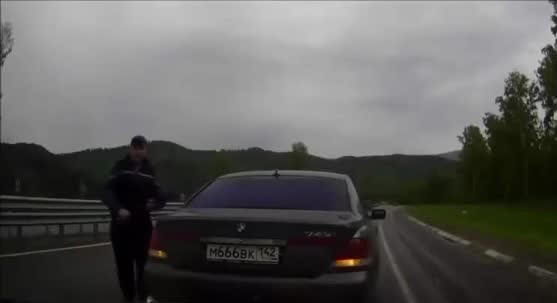
#> input picture Tugas OpenCV (Khusus Vision)/Resource/rusianplate1.jpg, 557 x 303 px
$ python opencv.py
#> lines starting #> are read from the running program, lines starting #| are printed output that depends on the picture; after the words box and inside, x2 and y2 are one past the last pixel; in counts of white or black regions, pixels touching at a corner belong together
import cv2
import os
from matplotlib import pyplot as plt

os.chdir("E:\ROBOTIIK\Learning-Week-Programming-2023\Tugas OpenCV (Khusus Vision)")


img_first = cv2.imread('./Resource/rusianplate1.jpg')
#> img_first is the input picture: shape (303, 557, 3); mean B, G, R 90.1, 92, 92.5
img_second = cv2.imread('./Resource/rusianplate2.jpg')
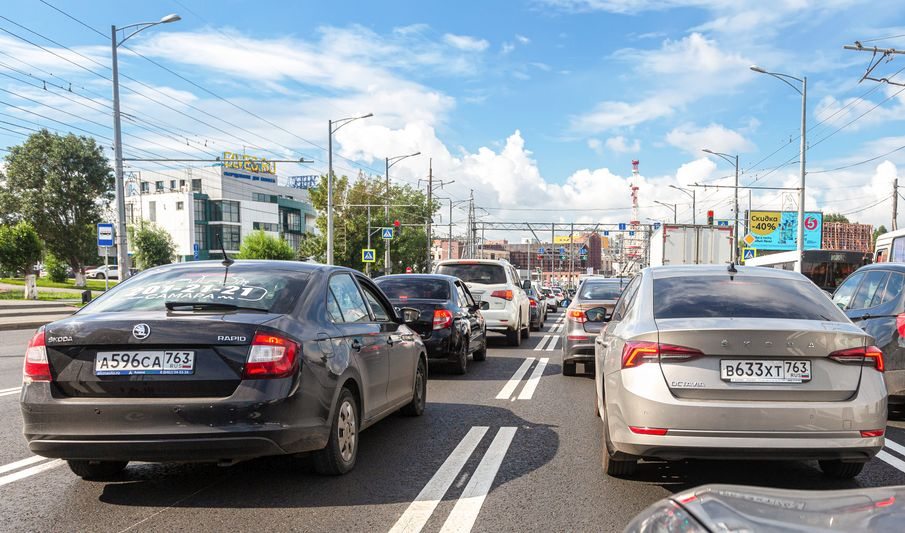
#> input picture Tugas OpenCV (Khusus Vision)/Resource/rusianplate2.jpg, 905 x 533 px
#> img_second is the input picture: shape (533, 905, 3); mean B, G, R 158.8, 151.9, 142.6


plate_cascade = cv2.CascadeClassifier('./haarcascade github/haarcascade_russian_plate_number.xml')


gray = cv2.cvtColor(img_first, cv2.COLOR_BGR2GRAY)
gray_second = cv2.cvtColor(img_second, cv2.COLOR_BGR2GRAY)
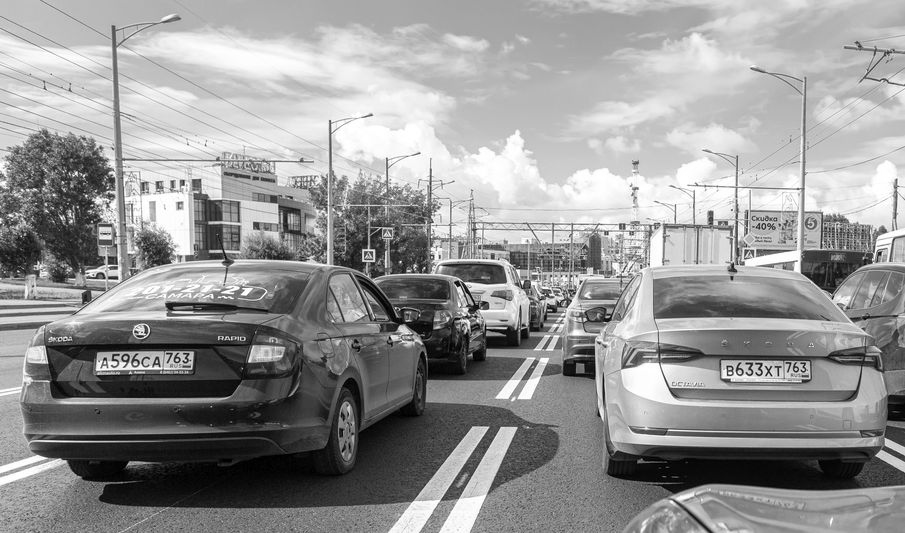
#> gray_second: shape (533, 905); min 0, max 255, mean 149.9


plates_first = plate_cascade.detectMultiScale(gray, scaleFactor=1.1, minNeighbors=5)
#> plates_first = [[195, 235, 100, 33]]
plates_second = plate_cascade.detectMultiScale(gray_second, scaleFactor=1.1, minNeighbors=5)
#> plates_second = [[78, 339, 126, 42], [691, 348, 131, 44], [707, 340, 176, 59]]


for (x, y, w, h) in plates_first:
    plate = img_first[y:y+h, x:x+w]
    blurred_plate = cv2.GaussianBlur(plate, (35,35), 0)
    img_first[y:y+h, x:x+w] = blurred_plate
#> this loop made 1 pass
#> pass 1, `blurred_plate = cv2.GaussianBlur(plate, (35,35), 0)`:
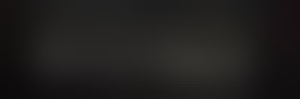
#> blurred_plate: shape (33, 100, 3) (shown 3 times larger); mean B, G, R 29.5, 30.3, 31.9
#> after the loop: img_first: shape (303, 557, 3); 1.93% of pixels changed, all inside (x1, y1, x2, y2) = (195, 235, 295, 268)

for (x, y, w, h) in plates_second:
    plate = img_second[y:y+h, x:x+w]
    blurred_plate = cv2.GaussianBlur(plate, (35,35), 0)
    img_second[y:y+h, x:x+w] = blurred_plate
#> this loop made 3 passes
#> pass 1, `blurred_plate = cv2.GaussianBlur(plate, (35,35), 0)`:
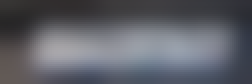
#> blurred_plate: shape (42, 126, 3) (shown 2 times larger); mean B, G, R 104.1, 96.2, 94.1
#> pass 2, `blurred_plate = cv2.GaussianBlur(plate, (35,35), 0)`:
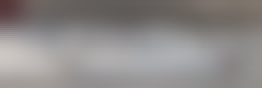
#> blurred_plate: shape (44, 131, 3) (shown 2 times larger); mean B, G, R 136.6, 137.5, 141.2
#> after the loop:
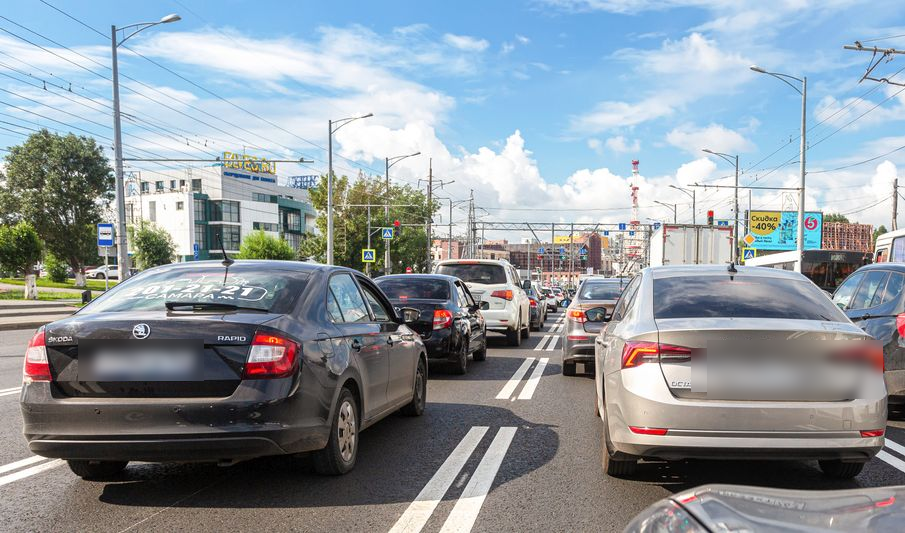
#> img_second: shape (533, 905, 3); 3.39% of pixels changed, all inside (x1, y1, x2, y2) = (78, 339, 883, 399)
#> after the loop:
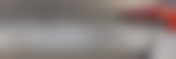
#> plate: shape (59, 176, 3); mean B, G, R 126.5, 129.1, 138.9


fig = plt.figure()

img_first = cv2.cvtColor(img_first, cv2.COLOR_BGR2RGB)
img_second = cv2.cvtColor(img_second, cv2.COLOR_BGR2RGB)

first = fig.add_subplot(2,1,1)
first.imshow(img_first,aspect="auto")

second = fig.add_subplot(2,1,2)
second.imshow(img_second,aspect = "auto")


plt.show()
cv2.waitKey(0)
cv2.destroyAllWindows()
